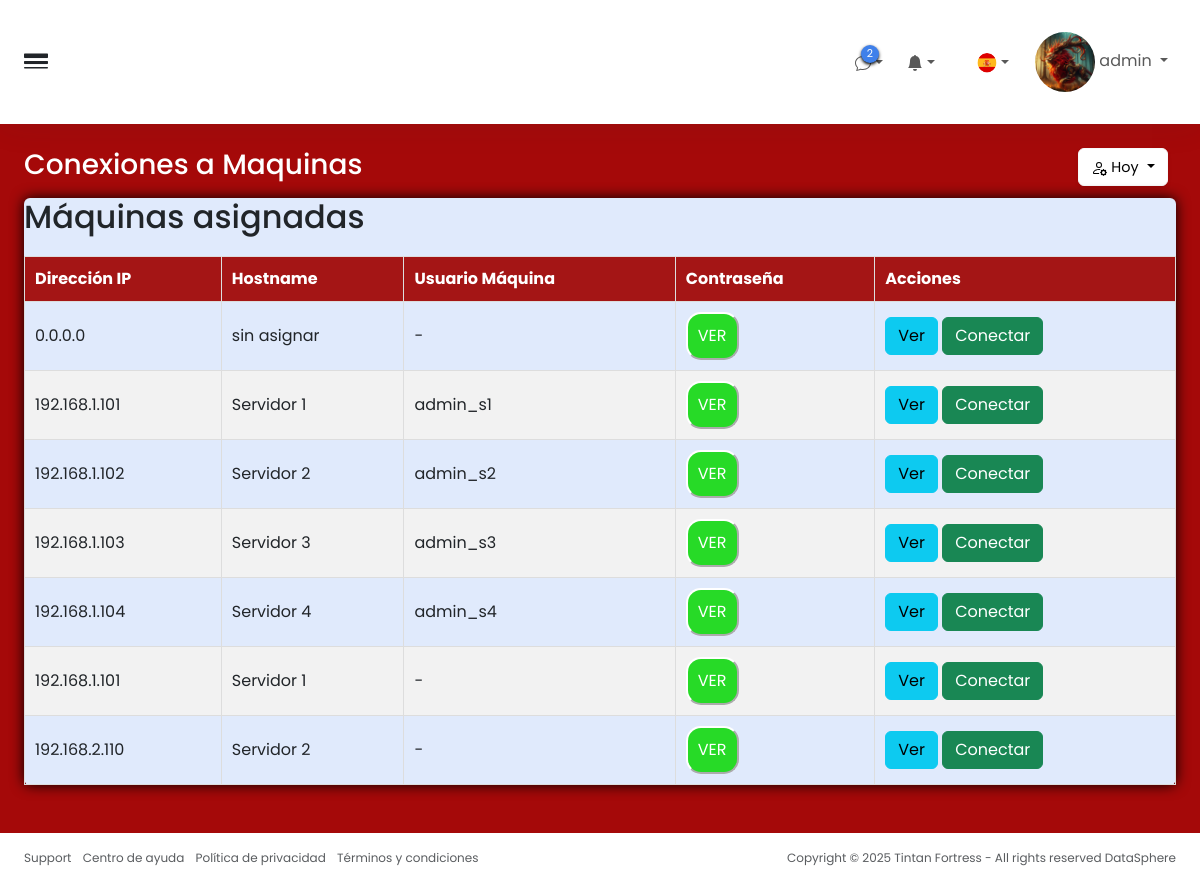
Before: /conexionesMaquina.php (signed in) with the older database file.
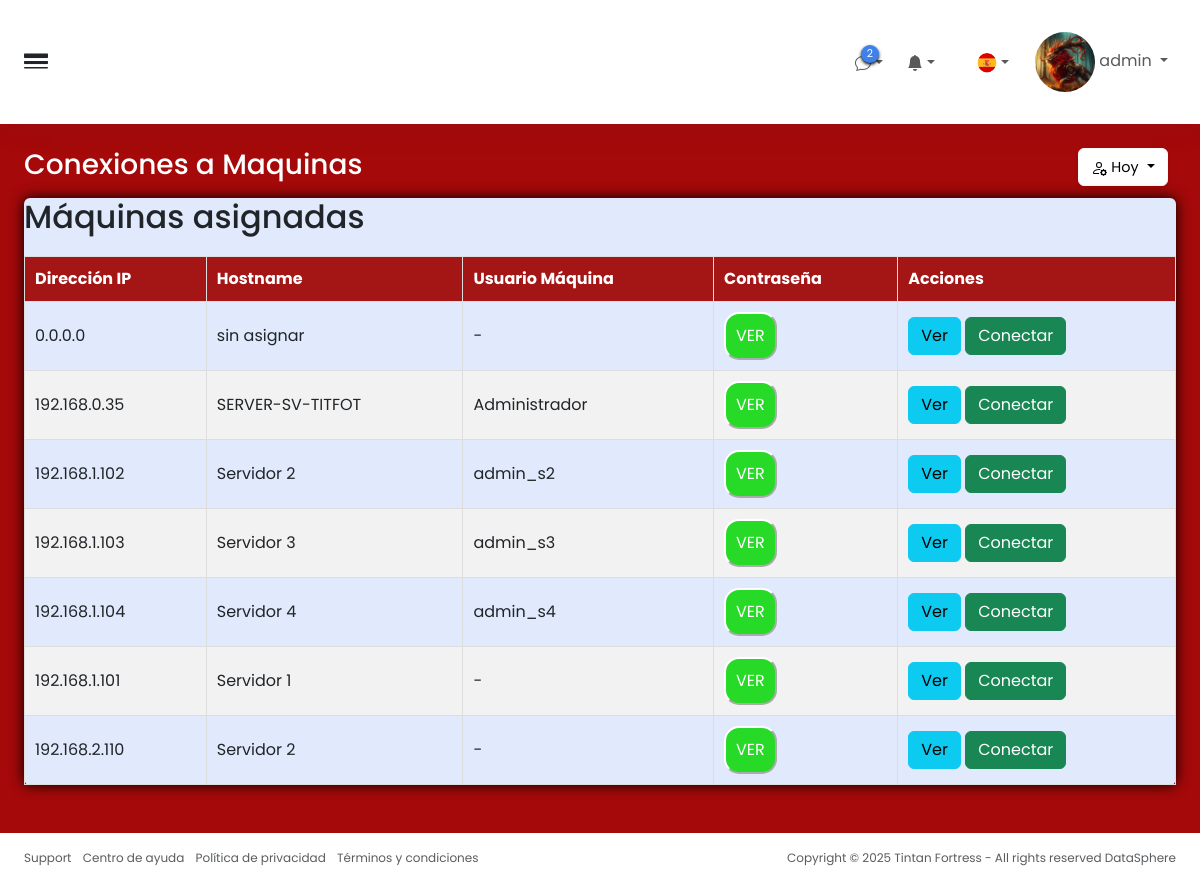
After: the same page with the newer database file.
### tables this page shows
CREATE TABLE `credenciales` (
  `id` int(11) NOT NULL,
  `id_maquina` int(11) NOT NULL,
  `usuario_maquina` varchar(100) NOT NULL,
  `contraseña` text NOT NULL,
  `creada_en` timestamp NOT NULL DEFAULT current_timestamp()
);

CREATE TABLE `maquinas` (
  `id` int(11) NOT NULL,
  `nombre` varchar(100) NOT NULL,
  `direccion_ip` varchar(45) NOT NULL,
  `descripcion` text DEFAULT NULL,
  `creada_en` timestamp NOT NULL DEFAULT current_timestamp()
);

### conexionesMaquina.php (the view, shortened to what the changed rows need)
<?php
include 'conexion.php';
$rol = $_SESSION['rol_usuario'];
if ($rol === 'administrador') {
    $sql = "SELECT u.nombre_usuario, m.id AS id_maquina, m.nombre AS maquina, m.direccion_ip,
                   c.usuario_maquina, c.contraseña
            FROM maquinas m
            LEFT JOIN credenciales c ON c.id_maquina = m.id
            LEFT JOIN permisos_usuarios_maquinas pum ON pum.id_maquina = m.id
            LEFT JOIN usuarios u ON pum.id_usuario = u.id";
    $stmt = $conn->prepare($sql);
    $stmt->execute();
}
$resultados = $stmt->fetchAll(PDO::FETCH_ASSOC);
?>
<!DOCTYPE html>
<html lang="es">
<head>
    <link rel="stylesheet" href="css/index.css">
    <link href="https://cdn.jsdelivr.net/npm/bootstrap@5.3.6/dist/css/bootstrap.min.css" rel="stylesheet"
>
    <link rel="stylesheet" href="https://cdn.jsdelivr.net/npm/bootstrap-icons@1.13.1/font/bootstrap-icons.min.css">
    <link rel="stylesheet" href="css/usuarios.css">
</head>
<body>
    <div class="wrapper w-100 d-flex align-items-start justify-content-between bg-black">
        <div class="main">
            <div class="content">
                <div class="p-0 container-fluid">
                    <div class="row">
                        <div class="d-flex w-100">
                            <div class="illustration flex-fill card border-0" style="background-color: #e0eafc;">
                                <div class="p-0 d-flex flex-fill card-body">
                                    <div class="contenido">
                                        <h2>Máquinas asignadas</h2>
                                        <?php if ($resultados): ?>
                                            <table class="tabla_resultados">
                                                <thead>
                                                    <tr>
                                                        <th>Dirección IP</th>
                                                        <th>Hostname</th>
                                                        <th>Usuario Máquina</th>
                                                        <th>Contraseña</th>
                                                        <th>Acciones</th>
                                                    </tr>
                                                </thead>
                                                <tbody>
                                                    <?php foreach ($resultados as $i => $m): ?>
                                                        <tr>
                                                            <td><?= htmlspecialchars($m['direccion_ip'] ?? '-') ?></td>
                                                            <td><?= htmlspecialchars($m['maquina'] ?? '-') ?></td>
                                                            <?php if ($rol === 'administrador' || (isset($m['nivel_permiso']) && ($m['nivel_permiso'] === 'ver_credenciales' || $m['nivel_permiso'] === 'administrar'))): ?>
                                                                <td><?= htmlspecialchars($m['usuario_maquina'] ?? '-') ?></td>
                                                                <td>
                                                                    <button id="btn<?= $i ?>" onclick="verPassword(<?= $i ?>)"
                                                                        class="boton_ver">VER</button>
                                                                </td>
                                                            <?php else: ?>
                                                                <td colspan="2" style="text-align:center; color: #888;">No
                                                                    autorizado</td>
                                                            <?php endif; ?>
                                                            <td>
                                                                <a href="detallesMaquina.php?id=<?= htmlspecialchars($m['id_maquina']) ?>"
                                                                    class="btn btn-info">Ver</a>
                                                                <?php if (
                                                                    $rol === 'administrador' ||
                                                                    (isset($m['nivel_permiso']) &&
                                                                        ($m['nivel_permiso'] === 'conectar' || $m['nivel_permiso'] === 'administrar')
                                                                    )
                                                                ): ?>
                                                                    <a href="descargar_rdp.php?id=<?= htmlspecialchars($m['id_maquina']) ?>"
                                                                        class="btn btn-success">Conectar</a>
                                                                <?php else: ?>
                                                                    <span class="text-muted">Sin permiso</span>
                                                                <?php endif; ?>
                                                            </td>
                                                        </tr>
                                                    <?php endforeach; ?>
                                                </tbody>
                                            </table>
                                        <?php else: ?>
                                            <p>No hay máquinas asignadas.</p>
                                        <?php endif; ?>
                                    </div>
                                </div>
                            </div>
                        </div>
                    </div>
                </div>
            </div>
        </div>
    </div>
</body>
</html>

Changed rows visible on the page:
changed credenciales: id_maquina.direccion_ip "192.168.1.101" → "192.168.0.35"; id_maquina.nombre "Servidor 1" → "SERVER-SV-TITFOT"; usuario_maquina "admin_s1" → "Administrador"
